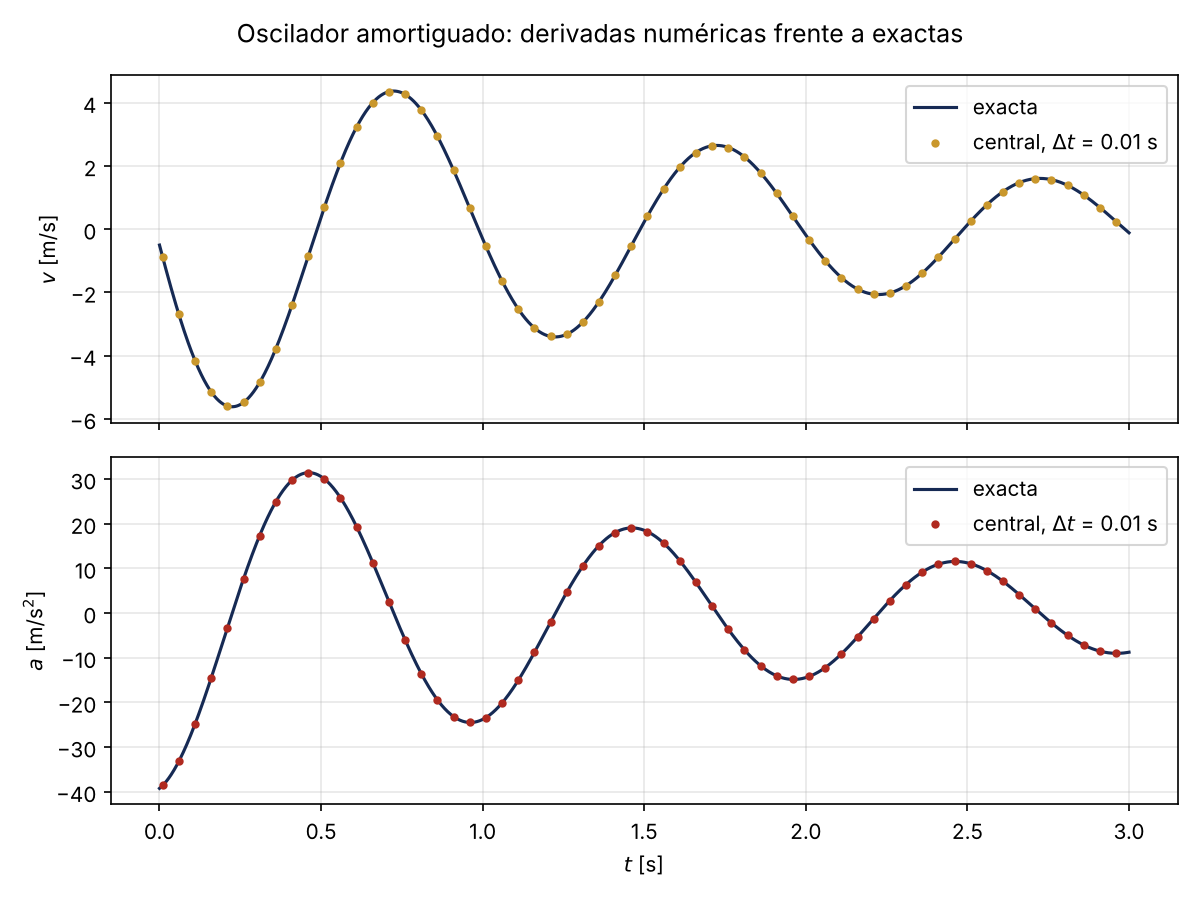

Reproduce this figure in Python.
# ============================================================
# Programa:  derivadas_oscilador.py   (Taller 7, Parte C)
# Propósito: velocidad y aceleración del oscilador amortiguado a
#            partir de las posiciones, con diferencias finitas
#            sobre el arreglo completo (rebanadas, sin ciclos sobre
#            los puntos), comparadas con las derivadas exactas.
# Salida:    derivadas_oscilador.dat  (dt = 0.01: t, x, v, a centrales)
#            errores_derivadas.dat    (dt y cinco errores máximos)
#            derivadas_oscilador.png  (v y a numéricas y exactas)
# ============================================================
import numpy as np
import matplotlib
matplotlib.use("Agg")
import matplotlib.pyplot as plt

GAMMA = 0.5                               # amortiguamiento [1/s]
OMEGA = 2*np.pi                           # frecuencia angular [rad/s]
T_FINAL = 3.0                             # [s]


def posicion(t):
    """x(t) = exp(-gamma t) cos(omega t) [m]."""
    return np.exp(-GAMMA*t)*np.cos(OMEGA*t)


def velocidad_exacta(t):
    """v(t) exacta [m/s], solo para comparar."""
    return -np.exp(-GAMMA*t)*(GAMMA*np.cos(OMEGA*t) + OMEGA*np.sin(OMEGA*t))


def aceleracion_exacta(t):
    """a(t) exacta [m/s^2], solo para comparar."""
    return np.exp(-GAMMA*t)*((GAMMA**2 - OMEGA**2)*np.cos(OMEGA*t)
                             + 2*GAMMA*OMEGA*np.sin(OMEGA*t))


def malla(dt):
    """Tiempos en [0, T_FINAL] con paso dt y posiciones x(t)."""
    n = int(round(T_FINAL/dt)) + 1
    t = dt*np.arange(n)
    return t, posicion(t)


def derivadas(x, dt):
    """Diferencias finitas sobre todo el arreglo. Devuelve cada resultado
    con la rebanada de t donde está definido:
      adelantada:   índices 0..n-2   necesita x[i+1]
      atrasada:     índices 1..n-1   necesita x[i-1]
      central (v,a): índices 1..n-2   necesita x[i-1] y x[i+1]
      cinco puntos: índices 2..n-3   necesita x[i-2] ... x[i+2]"""
    adel = (x[1:] - x[:-1])/dt
    atras = (x[1:] - x[:-1])/dt          # mismos cocientes, asignados al punto derecho
    cent = (x[2:] - x[:-2])/(2*dt)
    cinco = (-x[4:] + 8*x[3:-1] - 8*x[1:-3] + x[:-4])/(12*dt)
    a_cent = (x[2:] - 2*x[1:-1] + x[:-2])/dt**2
    return {
        "adelantada": (adel, slice(0, -1)),
        "atrasada": (atras, slice(1, None)),
        "central": (cent, slice(1, -1)),
        "cinco_puntos": (cinco, slice(2, -2)),
        "a_central": (a_cent, slice(1, -1)),
    }


def errores_maximos(dt):
    """Error máximo de cada fórmula frente a la derivada exacta."""
    t, x = malla(dt)
    d = derivadas(x, dt)
    errores = []
    for nombre in ["adelantada", "atrasada", "central", "cinco_puntos"]:
        valores, idx = d[nombre]
        errores.append(np.max(np.abs(valores - velocidad_exacta(t[idx]))))
    valores, idx = d["a_central"]
    errores.append(np.max(np.abs(valores - aceleracion_exacta(t[idx]))))
    return errores


# --- 1. dt = 0.01: archivo de datos y figura con las fórmulas centrales
dt = 0.01
t, x = malla(dt)
d = derivadas(x, dt)
v_c, idx = d["central"]
a_c, _ = d["a_central"]
t_int, x_int = t[idx], x[idx]                       # 299 puntos interiores
np.savetxt("derivadas_oscilador.dat", np.column_stack([t_int, x_int, v_c, a_c]),
           fmt="%.15e", header="t [s]   x [m]   v central [m/s]   a central [m/s^2]  (dt = 0.01 s)")

fig, (ax1, ax2) = plt.subplots(2, 1, figsize=(8, 6), sharex=True)
t_fino = np.linspace(0, T_FINAL, 2000)
ax1.plot(t_fino, velocidad_exacta(t_fino), color="#162A54", lw=1.5, label="exacta")
ax1.plot(t_int[::5], v_c[::5], "o", ms=3, color="#C9972C", label="central, $\\Delta t$ = 0.01 s")
ax1.set_ylabel("$v$ [m/s]"); ax1.legend(loc="upper right"); ax1.grid(alpha=0.3)
ax2.plot(t_fino, aceleracion_exacta(t_fino), color="#162A54", lw=1.5, label="exacta")
ax2.plot(t_int[::5], a_c[::5], "o", ms=3, color="#B02A20", label="central, $\\Delta t$ = 0.01 s")
ax2.set_ylabel("$a$ [m/s$^2$]"); ax2.set_xlabel("$t$ [s]"); ax2.legend(loc="upper right"); ax2.grid(alpha=0.3)
fig.suptitle("Oscilador amortiguado: derivadas numéricas frente a exactas")
fig.tight_layout()
fig.savefig("derivadas_oscilador.png", dpi=150)

# --- 2. Errores máximos con dos pasos y razones (orden de cada fórmula)
pasos = [0.01, 0.005]
tabla = np.array([[p] + errores_maximos(p) for p in pasos])
np.savetxt("errores_derivadas.dat", tabla, fmt="%.6e",
           header="dt  err_adelantada  err_atrasada  err_central  err_cinco_puntos  err_a_central")

nombres = ["v adelantada", "v atrasada", "v central", "v cinco puntos", "a central"]
esperadas = [2, 2, 4, 16, 4]
print(f"{'fórmula':>15} {'error dt=0.01':>14} {'error dt=0.005':>15} {'razón':>7} {'esperada':>9}")
for i, nombre in enumerate(nombres):
    e1, e2 = tabla[0, i + 1], tabla[1, i + 1]
    print(f"{nombre:>15} {e1:14.4e} {e2:15.4e} {e1/e2:7.2f} {esperadas[i]:9d}")
